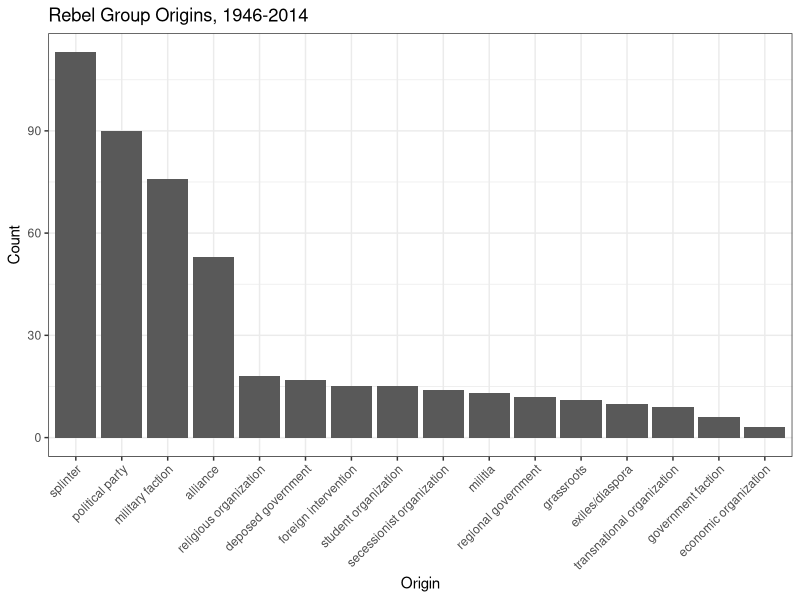
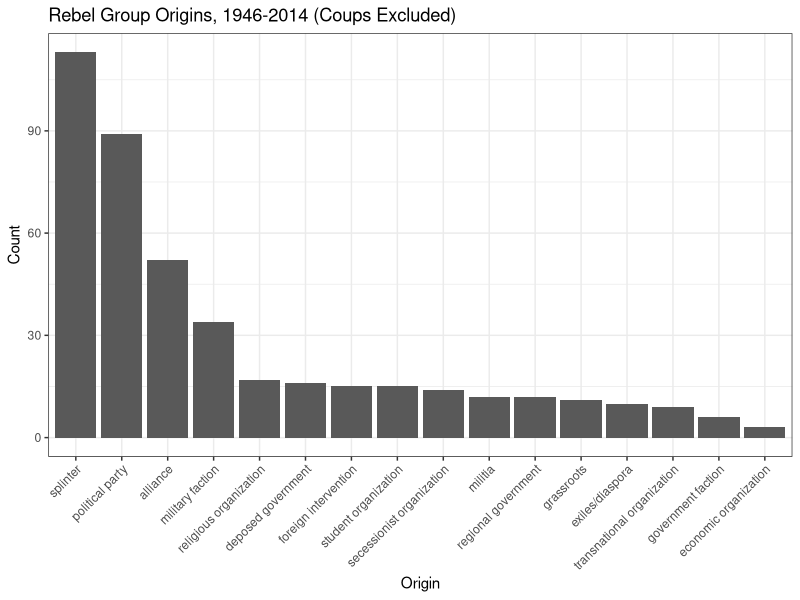
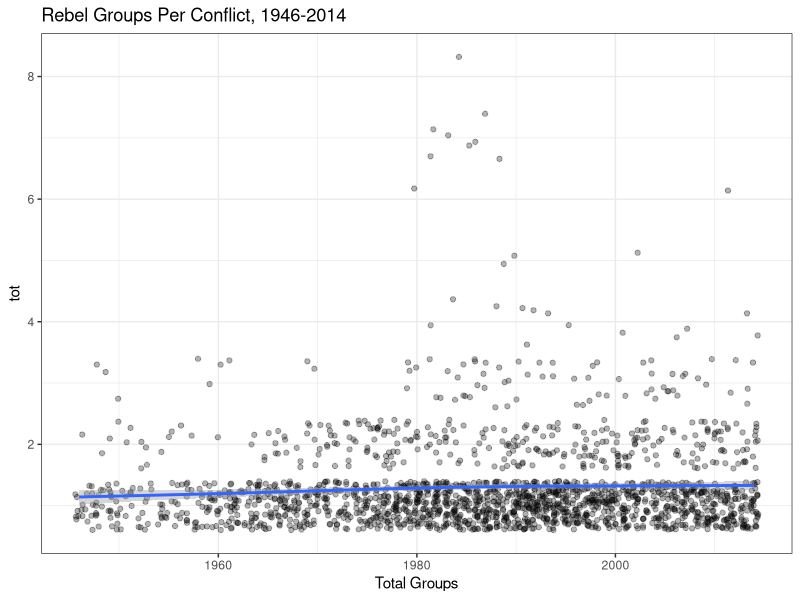
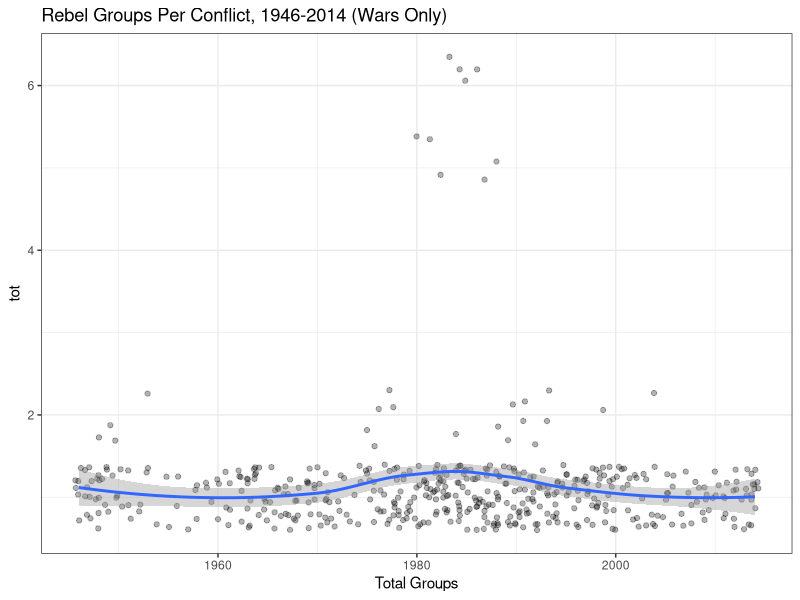
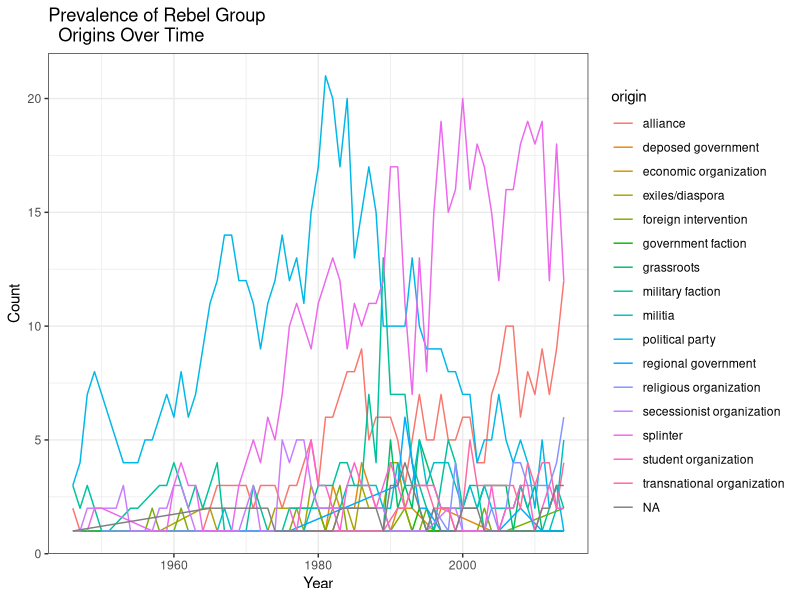
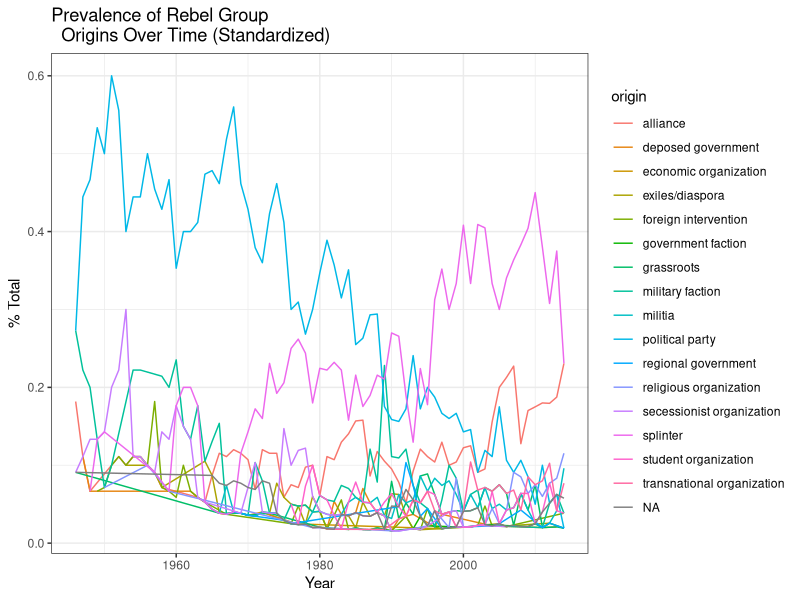
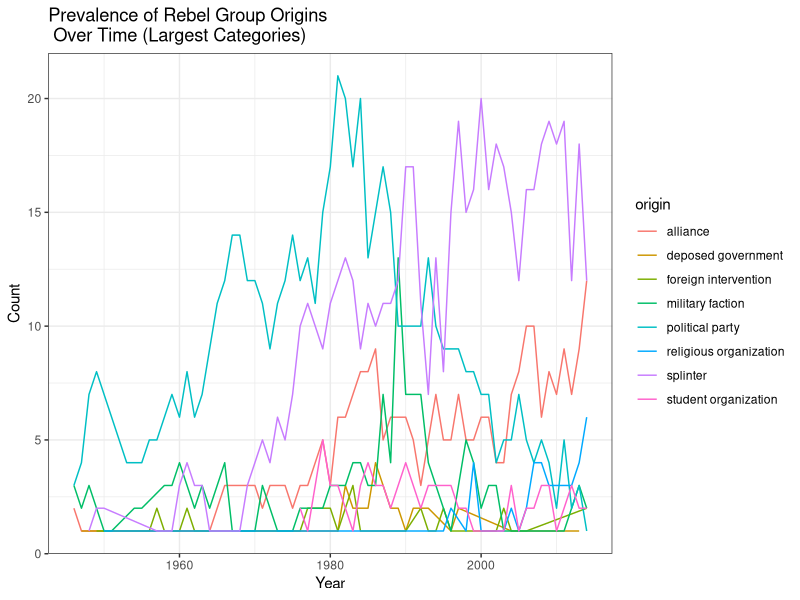
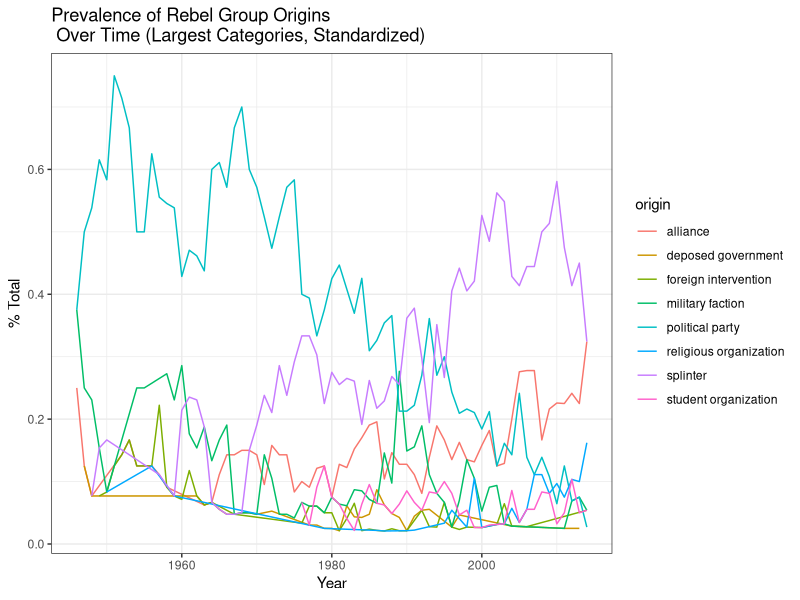

Source code (R) for these figures, in order:
## ---- chunk 1
# Load and clean data
library(readr)

groups <- read_csv("rebel_origin.csv")
groups <- groups[c(1,35:43)]

#add in untouched version with correct encoding
groups2 <- read_csv("rebel_origin2.csv")
groups2 <- groups2[,1:34]
groups <- merge(groups2, groups, by = "actorid", all=T)
rm(groups2)

groups <- subset(groups, is.na(delete)==T)
groups <- subset(groups, is.na(origin)==F)

#split multiple origins
library(tidyr)

groups <- separate(groups, "origin",  c("origin","origin2"), sep="; ")

# Condense categories
groups$origin[groups$origin=="alliance - political parties"] <- "political party"
groups$origin[groups$origin=="criminal organization"] <- "economic organization"
groups$origin[groups$origin=="mercenaries"] <- "militia"
groups$origin[groups$origin=="protests"] <- "grassroots"
groups$origin[groups$origin=="anti-colonial"] <- "secessionist organization"
groups$origin[groups$origin=="underground resistance"] <- "political party"
groups$origin[groups$origin=="political organization"] <- "political party"
groups$origin[groups$origin=="transnational militant organization"] <- "transnational organization"
groups$origin[groups$origin=="transnational political organization"] <- "transnational organization"
groups$origin[groups$origin=="occupying military"] <- "military faction"

## ---- chunk 2
library(ggplot2)
library(dplyr)

counts <- groups %>% 
  group_by(origin) %>% 
  summarize(count=length(actorid))

ggplot(counts, aes(x=reorder(origin, -count), y=count)) + geom_bar(stat="identity") + theme_bw() + theme(axis.text.x = element_text(angle=45, hjust=1, vjust=1)) + ylab("Count") + xlab("Origin") + ggtitle("Rebel Group Origins, 1946-2014")

rm(counts)
## ---- chunk 3
non <- subset(groups, ideology!="Coup") %>% 
  group_by(origin) %>% 
  summarize(count=length(actorid))

ggplot(non, aes(x=reorder(origin, -count), y=count)) + geom_bar(stat="identity") + theme_bw() + theme(axis.text.x = element_text(angle=45, hjust=1, vjust=1)) + ylab("Count") + xlab("Origin") + ggtitle("Rebel Group Origins, 1946-2014 (Coups Excluded)")

rm(non)
## ---- chunk 4
dyad <- read_csv("ucdp_dyadic.csv")
dyad <- subset(dyad,TypeOfConflict>2)
colnames(groups)[1] <- "SideBID"
dyad <- merge(dyad, groups, all.x=T, all.y=F)
## ---- chunk 5
#get total
tot <- dyad %>% 
  group_by(ConflictId, Year) %>% 
  summarize(tot=n_distinct(SideBID))

ggplot(tot, aes(x=Year, y=tot)) + geom_jitter(alpha=0.3) + geom_smooth() + theme_bw() + ggtitle("Rebel Groups Per Conflict, 1946-2014") + xlab("Total Groups")

#limit to wars
wars <- subset(dyad, IntensityLevel==2) %>% 
  group_by(ConflictId, Year) %>% 
  summarize(tot=n_distinct(SideBID))

ggplot(wars, aes(x=Year, y=tot)) + geom_jitter(alpha=0.3) + geom_smooth() + theme_bw() + ggtitle("Rebel Groups Per Conflict, 1946-2014 (Wars Only)") + xlab("Total Groups")

rm(tot, wars)
## ---- chunk 6
ts <- dyad %>% 
  group_by(Year, origin) %>% 
  summarize(count=length(SideBID))

ts <- ts %>% 
  group_by(Year) %>% 
  mutate(tot=sum(count))

ggplot(ts, aes(x=Year, y=count, color=origin)) + geom_line() + theme_bw() + ylab("Count") + ggtitle("Prevalence of Rebel Group \n  Origins Over Time")

ggplot(ts, aes(x=Year, y=count/tot, color=origin)) + geom_line() + theme_bw() + ylab("% Total") + ggtitle("Prevalence of Rebel Group \n  Origins Over Time (Standardized)")

sub <- dyad %>% 
  group_by(origin) %>% 
  mutate(type.total=n_distinct(SideBID))

sub <- subset(sub, type.total > 14) %>% 
  group_by(Year, origin) %>% 
  summarize(count=length(SideBID))

sub <- sub %>%
  group_by(Year) %>% 
  mutate(tot=sum(count))

ggplot(sub, aes(x=Year, y=count, color=origin)) + geom_line() + theme_bw() + ylab("Count") + ggtitle("Prevalence of Rebel Group Origins \n Over Time (Largest Categories)")

ggplot(sub, aes(x=Year, y=count/tot, color=origin)) + geom_line() + theme_bw() + ylab("% Total") + ggtitle("Prevalence of Rebel Group Origins \n Over Time (Largest Categories, Standardized)")

rm(ts,sub)

## ---- chunk 7
# Code Episodes if inactive for 2+ calendar years 
conflict.years <- dyad %>% 
  group_by(ConflictId,Year) %>% 
  summarize()
#calculate gap since last year with 25+ fatalities
conflict.years <- conflict.years %>% 
  group_by(ConflictId) %>% 
  mutate(lag.year=lag(Year),start=min(Year))
#code a new episode if there are 2 calendar years without fighting, and for first year
conflict.years$new.ep <- ifelse(conflict.years$Year==conflict.years$start | conflict.years$Year - conflict.years$lag.year > 2, 1, 0)
#create episode numbers
conflict.years <- conflict.years %>% 
  group_by(ConflictId) %>% 
  mutate(epnum=cumsum(new.ep))
#create conflict episode identifier
conflict.years$ConflictEpisode <- as.factor(paste(sapply(strsplit(as.character(conflict.years$ConflictId), "-"), "[", 2),conflict.years$epnum, sep="-"))
#remove unneeded variables and merge back into full data
conflict.years <- subset(conflict.years,select=-c(lag.year,start))
dyad <- merge(dyad,conflict.years,all=T)
rm(conflict.years)

#count rebel groups active in conflict year and episode, intensity
dyad <- dyad %>% 
  group_by(ConflictId, Year) %>% 
  mutate(rebs.year=n_distinct(SideBID), maxint.year=max(IntensityLevel))

dyad <- dyad %>% 
  group_by(ConflictEpisode) %>% 
  mutate(rebs.ep=n_distinct(SideBID), maxint.ep=max(IntensityLevel))
## ---- chunk 8
library(knitr)

type <- dyad %>% 
  group_by(ConflictId, Year) %>% 
  mutate(dyads=n_distinct(SideBID))

type <- type %>%
  group_by(SideBID) %>% 
  summarize(origin=first(origin), max.dyads=max(dyads))

type <- type %>%
  group_by(origin) %>% 
  summarize(tot=n_distinct(SideBID), multi=sum(max.dyads>1))

type$pcmulti <- type$multi / type$tot * 100

type <- type[order(type$pcmulti, decreasing = T), ]

kable(type, col.names = c("Group Type", "Total", "In Multi-Rebel Conflict", "%"), caption = "% of Group Type involved in Multi-Rebel Conflicts")

rm(type)
## ---- chunk 9
type <- subset(dyad, maxint.year==2) %>% 
  group_by(ConflictId, Year) %>% 
  mutate(dyads=n_distinct(SideBID))

type <- type %>%
  group_by(SideBID) %>% 
  summarize(origin=first(origin), max.dyads=max(dyads))

type <- type %>%
  group_by(origin) %>% 
  summarize(tot=n_distinct(SideBID), multi=sum(max.dyads>1))

type$pcmulti <- type$multi / type$tot * 100

type <- type[order(type$pcmulti, decreasing = T), ]

kable(type, col.names = c("Group Type", "Total", "In Multi-Rebel Conflict", "%"), caption = "% of Group Type involved in Multi-rebel Conflicts, Wars Only")

rm(type)
## ---- chunk 10
years <- subset(dyad, rebs.year>1) %>% 
  group_by(ConflictId, Year) %>% 
  summarize(militia=sum(origin=="militia", na.rm=T),  econ.org=sum(origin=="economic organization", na.rm=T), trans.org=sum(origin=="transnational organization", na.rm=T), splinter=sum(origin=="splinter", na.rm=T), deposed=sum(origin=="deposed government", na.rm=T), alliance=sum(origin=="alliance", na.rm=T), exiles=sum(origin=="exiles/diaspora", na.rm=T), rel.org=sum(origin=="religious organization", na.rm=T), party=sum(origin=="political party", na.rm=T), student=sum(origin=="student organization", na.rm=T), foreign=sum(origin=="foreign intervention", na.rm=T), secession=sum(origin=="secessionist organization", na.rm=T), military=sum(origin=="military faction", na.rm=T), regional=sum(origin=="regional government", na.rm=T), grassroots=sum(origin=="grassroots", na.rm=T), government=sum(origin=="government faction", na.rm=T))

sums <- data.frame(count=colSums(years[,3:18]))

sums$pc <- sums$count / length(years$ConflictId) * 100

sums <- sums[order(sums$pc,decreasing = T),]

kable(sums, col.names=c("Count", "% Total"), caption="% Multi-rebel Conflict-Years w/ Group Type")

rm(years, sums)
## ---- chunk 11
years <- subset(dyad, rebs.year>1 & maxint.year==2) %>% 
  group_by(ConflictId, Year) %>% 
  summarize(militia=sum(origin=="militia", na.rm=T),  econ.org=sum(origin=="economic organization", na.rm=T), trans.org=sum(origin=="transnational organization", na.rm=T), splinter=sum(origin=="splinter", na.rm=T), deposed=sum(origin=="deposed government", na.rm=T), alliance=sum(origin=="alliance", na.rm=T), exiles=sum(origin=="exiles/diaspora", na.rm=T), rel.org=sum(origin=="religious organization", na.rm=T), party=sum(origin=="political party", na.rm=T), student=sum(origin=="student organization", na.rm=T), foreign=sum(origin=="foreign intervention", na.rm=T), secession=sum(origin=="secessionist organization", na.rm=T), military=sum(origin=="military faction", na.rm=T), regional=sum(origin=="regional government", na.rm=T), grassroots=sum(origin=="grassroots", na.rm=T), government=sum(origin=="government faction", na.rm=T))

sums <- data.frame(count=colSums(years[,3:18]))

sums$pc <- sums$count / length(years$ConflictId) * 100

sums <- sums[order(sums$pc,decreasing = T),]

kable(sums, col.names=c("Count", "% Total"), caption="% Multi-rebel Conflict-Years w/ Group Type, Wars Only")

rm(years, sums)
## ---- chunk 12
ep <- subset(dyad, rebs.ep>1) %>% 
  group_by(ConflictEpisode) %>% 
  summarize(militia=sum(origin=="militia", na.rm=T),  econ.org=sum(origin=="economic organization", na.rm=T), trans.org=sum(origin=="transnational organization", na.rm=T), splinter=sum(origin=="splinter", na.rm=T), deposed=sum(origin=="deposed government", na.rm=T), alliance=sum(origin=="alliance", na.rm=T), exiles=sum(origin=="exiles/diaspora", na.rm=T), rel.org=sum(origin=="religious organization", na.rm=T), party=sum(origin=="political party", na.rm=T), student=sum(origin=="student organization", na.rm=T), foreign=sum(origin=="foreign intervention", na.rm=T), secession=sum(origin=="secessionist organization", na.rm=T), military=sum(origin=="military faction", na.rm=T), regional=sum(origin=="regional government", na.rm=T), grassroots=sum(origin=="grassroots", na.rm=T), government=sum(origin=="government faction", na.rm=T))

ep[,2:17] <- ifelse(ep[,2:17] > 0, 1, 0)

sums <- data.frame(count=colSums(ep[,2:17]))

sums$pc <- sums$count / length(ep$ConflictEpisode) * 100

sums <- sums[order(sums$pc,decreasing = T),]

kable(sums, col.names=c("Count", "% Total"), caption="% Multi-rebel Conflict-Episodes w/ Group Type")

rm(ep, sums)
## ---- chunk 13
ep <- subset(dyad, rebs.ep>1 & maxint.ep==2) %>% 
  group_by(ConflictEpisode) %>% 
  summarize(militia=sum(origin=="militia", na.rm=T),  econ.org=sum(origin=="economic organization", na.rm=T), trans.org=sum(origin=="transnational organization", na.rm=T), splinter=sum(origin=="splinter", na.rm=T), deposed=sum(origin=="deposed government", na.rm=T), alliance=sum(origin=="alliance", na.rm=T), exiles=sum(origin=="exiles/diaspora", na.rm=T), rel.org=sum(origin=="religious organization", na.rm=T), party=sum(origin=="political party", na.rm=T), student=sum(origin=="student organization", na.rm=T), foreign=sum(origin=="foreign intervention", na.rm=T), secession=sum(origin=="secessionist organization", na.rm=T), military=sum(origin=="military faction", na.rm=T), regional=sum(origin=="regional government", na.rm=T), grassroots=sum(origin=="grassroots", na.rm=T), government=sum(origin=="government faction", na.rm=T))

ep[,2:17] <- ifelse(ep[,2:17] > 0, 1, 0)

sums <- data.frame(count=colSums(ep[,2:17]))

sums$pc <- sums$count / length(ep$ConflictEpisode) * 100

sums <- sums[order(sums$pc,decreasing = T),]

kable(sums, col.names=c("Count", "% Total"), caption="% Multi-rebel Conflict-Episodes w/ Group Type, Wars Only")

rm(ep, sums)
## ---- chunk 14
library(corrplot)

cors <- subset(dyad, select=c(SideBID,Year,ConflictId,ConflictEpisode,origin,rebs.year,rebs.ep))

cors1 <- cors %>% 
  group_by(ConflictId, Year) %>% 
  summarize(militia=sum(origin=="militia", na.rm=T),  econ.org=sum(origin=="economic organization", na.rm=T), trans.org=sum(origin=="transnational organization", na.rm=T), splinter=sum(origin=="splinter", na.rm=T), deposed=sum(origin=="deposed government", na.rm=T), alliance=sum(origin=="alliance", na.rm=T), exiles=sum(origin=="exiles/diaspora", na.rm=T), rel.org=sum(origin=="religious organization", na.rm=T), party=sum(origin=="political party", na.rm=T), student=sum(origin=="student organization", na.rm=T), foreign=sum(origin=="foreign intervention", na.rm=T), secession=sum(origin=="secessionist organization", na.rm=T), military=sum(origin=="military faction", na.rm=T), regional=sum(origin=="regional government", na.rm=T), grassroots=sum(origin=="grassroots", na.rm=T), government=sum(origin=="government faction", na.rm=T))

cors1 <- cor(cors1[,3:18])

corrplot(cors1, method="color", type="lower", diag=F, mar=c(0,0,2.5,0), title = "Correlations b/t Origin Types \n (All Conflict Years)")

#with only multi-rebel years
cors2 <- subset(cors, rebs.year>1) %>% 
  group_by(ConflictId, Year) %>% 
  summarize(militia=sum(origin=="militia", na.rm=T),  econ.org=sum(origin=="economic organization", na.rm=T), trans.org=sum(origin=="transnational organization", na.rm=T), splinter=sum(origin=="splinter", na.rm=T), deposed=sum(origin=="deposed government", na.rm=T), alliance=sum(origin=="alliance", na.rm=T), exiles=sum(origin=="exiles/diaspora", na.rm=T), rel.org=sum(origin=="religious organization", na.rm=T), party=sum(origin=="political party", na.rm=T), student=sum(origin=="student organization", na.rm=T), foreign=sum(origin=="foreign intervention", na.rm=T), secession=sum(origin=="secessionist organization", na.rm=T), military=sum(origin=="military faction", na.rm=T), regional=sum(origin=="regional government", na.rm=T), grassroots=sum(origin=="grassroots", na.rm=T), government=sum(origin=="government faction", na.rm=T))

cors2 <- cor(cors2[,3:18])

corrplot(cors2, method="color", type="lower", diag=F, mar=c(0,0,2.5,0), title = "Correlations b/t Origin Types \n (Conflict Years w/ 2+ Rebel Groups)")

#with only multi-rebel episodes
cors3 <- subset(cors, rebs.ep>1) %>% 
  group_by(ConflictEpisode) %>% 
  summarize(militia=sum(origin=="militia", na.rm=T),  econ.org=sum(origin=="economic organization", na.rm=T), trans.org=sum(origin=="transnational organization", na.rm=T), splinter=sum(origin=="splinter", na.rm=T), deposed=sum(origin=="deposed government", na.rm=T), alliance=sum(origin=="alliance", na.rm=T), exiles=sum(origin=="exiles/diaspora", na.rm=T), rel.org=sum(origin=="religious organization", na.rm=T), party=sum(origin=="political party", na.rm=T), student=sum(origin=="student organization", na.rm=T), foreign=sum(origin=="foreign intervention", na.rm=T), secession=sum(origin=="secessionist organization", na.rm=T), military=sum(origin=="military faction", na.rm=T), regional=sum(origin=="regional government", na.rm=T), grassroots=sum(origin=="grassroots", na.rm=T), government=sum(origin=="government faction", na.rm=T))

cors3 <- cor(cors3[,2:17])

corrplot(cors3, method="color", type="lower", diag=F, mar=c(0,0,2.5,0), title = "Correlations b/t Origin Types \n (Conflict Episodes w/ 2+ Rebel Groups)")

rm(cors,cors1,cors2,cors3)
